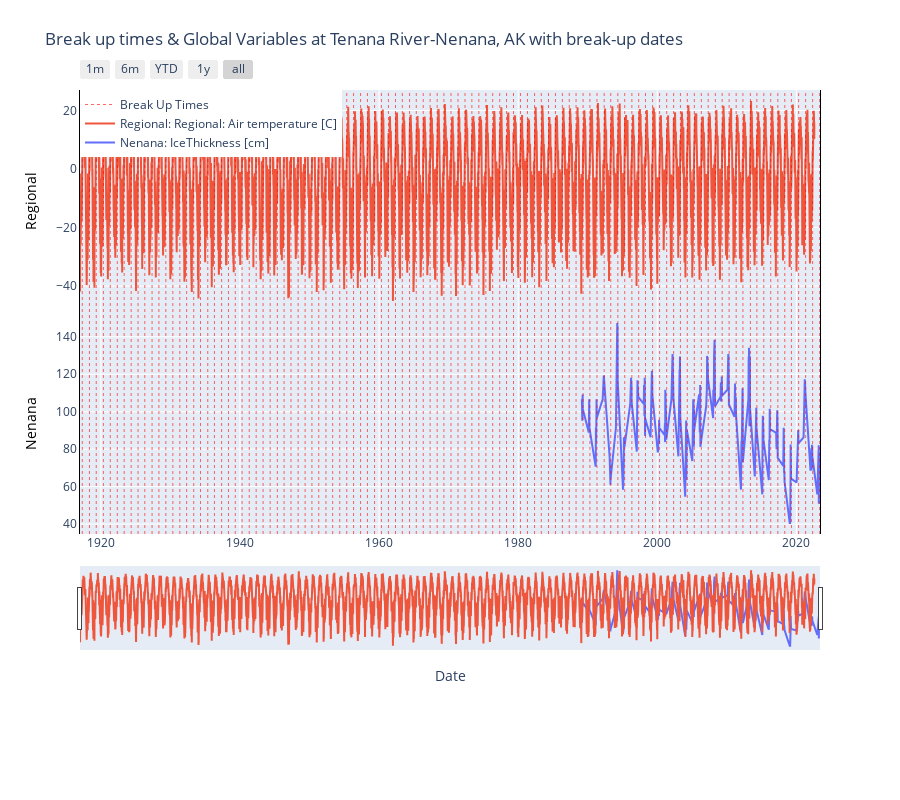

Here is the notebook cell this chart was saved with:
### Markdown cell above
Instead of vectoring the code and applying the function to the whole time-series, we will group the data by year and apply it to each year. 

Lets use the interactive function so we can zoom-in/scroll to get a better feeling for the data.

### Code cell
column_groups = {
    'Nenana': ['IceThickness [cm]'],
    'Regional':['Regional: Air temperature [C]']}

# Plot the specified columns with default y_domains and focus on a specific date
plot_columns_interactive(Data, column_groups, title="Break up times & Global Variables at Tenana River-Nenana, AK with break-up dates")

### Figure 1 — Plotly figure (JSON) as saved in the notebook; plotly's stock layout.template omitted (floating-point values rounded to 4 significant figures; data arrays with more than 128 entries replaced by an {"elided": "..."} marker saying what was removed)
{"data": [{"mode": "lines", "name": "Nenana: IceThickness [cm]", "type": "scatter", "x": {"elided": "461 str values"}, "y": {"elided": "461 float values"}, "yaxis": "y"}, {"mode": "lines", "name": "Regional: Regional: Air temperature [C]", "type": "scatter", "x": {"elided": "38563 str values"}, "y": {"elided": "38563 float values"}, "yaxis": "y2"}, {"hoverinfo": "none", "line": {"color": "red", "dash": "dot", "width": 0.6}, "mode": "lines", "name": "Break Up Times", "showlegend": true, "type": "scatter", "x": [null], "y": [null]}], "layout": {"dragmode": "zoom", "height": 800, "hovermode": "x", "legend": {"orientation": "v", "traceorder": "reversed", "x": 0, "xanchor": "left", "y": 1, "yanchor": "top"}, "margin": {"b": 150, "t": 90}, "shapes": [{"line": {"color": "red", "dash": "dot", "width": 0.6}, "name": "break up times", "type": "line", "x0": "1917-04-30T11:30:00", "x1": "1917-04-30T11:30:00", "xref": "x", "y0": 0, "y1": 1, "yref": "paper"}, {"line": {"color": "red", "dash": "dot", "width": 0.6}, "name": "break up times", "type": "line", "x0": "1918-05-11T09:33:00", "x1": "1918-05-11T09:33:00", "xref": "x", "y0": 0, "y1": 1, "yref": "paper"}, {"line": {"color": "red", "dash": "dot", "width": 0.6}, "name": "break up times", "type": "line", "x0": "1919-05-03T14:33:00", "x1": "1919-05-03T14:33:00", "xref": "x", "y0": 0, "y1": 1, "yref": "paper"}, {"line": {"color": "red", "dash": "dot", "width": 0.6}, "name": "break up times", "type": "line", "x0": "1920-05-11T10:46:00", "x1": "1920-05-11T10:46:00", "xref": "x", "y0": 0, "y1": 1, "yref": "paper"}, {"line": {"color": "red", "dash": "dot", "width": 0.6}, "name": "break up times", "type": "line", "x0": "1921-05-11T06:42:00", "x1": "1921-05-11T06:42:00", "xref": "x", "y0": 0, "y1": 1, "yref": "paper"}, {"line": {"color": "red", "dash": "dot", "width": 0.6}, "name": "break up times", "type": "line", "x0": "1922-05-12T13:20:00", "x1": "1922-05-12T13:20:00", "xref": "x", "y0": 0, "y1": 1, "yref": "paper"}, {"line": {"color": "red", "dash": "dot", "width": 0.6}, "name": "break up times", "type": "line", "x0": "1923-05-09T02:00:00", "x1": "1923-05-09T02:00:00", "xref": "x", "y0": 0, "y1": 1, "yref": "paper"}, {"line": {"color": "red", "dash": "dot", "width": 0.6}, "name": "break up times", "type": "line", "x0": "1924-05-11T15:10:00", "x1": "1924-05-11T15:10:00", "xref": "x", "y0": 0, "y1": 1, "yref": "paper"}, {"line": {"color": "red", "dash": "dot", "width": 0.6}, "name": "break up times", "type": "line", "x0": "1925-05-07T18:32:00", "x1": "1925-05-07T18:32:00", "xref": "x", "y0": 0, "y1": 1, "yref": "paper"}, {"line": {"color": "red", "dash": "dot", "width": 0.6}, "name": "break up times", "type": "line", "x0": "1926-04-26T16:03:00", "x1": "1926-04-26T16:03:00", "xref": "x", "y0": 0, "y1": 1, "yref": "paper"}, {"line": {"color": "red", "dash": "dot", "width": 0.6}, "name": "break up times", "type": "line", "x0": "1927-05-13T05:42:00", "x1": "1927-05-13T05:42:00", "xref": "x", "y0": 0, "y1": 1, "yref": "paper"}, {"line": {"color": "red", "dash": "dot", "width": 0.6}, "name": "break up times", "type": "line", "x0": "1928-05-06T16:25:00", "x1": "1928-05-06T16:25:00", "xref": "x", "y0": 0, "y1": 1, "yref": "paper"}, {"line": {"color": "red", "dash": "dot", "width": 0.6}, "name": "break up times", "type": "line", "x0": "1929-05-05T15:41:00", "x1": "1929-05-05T15:41:00", "xref": "x", "y0": 0, "y1": 1, "yref": "paper"}, {"line": {"color": "red", "dash": "dot", "width": 0.6}, "name": "break up times", "type": "line", "x0": "1930-05-08T19:03:00", "x1": "1930-05-08T19:03:00", "xref": "x", "y0": 0, "y1": 1, "yref": "paper"}, {"line": {"color": "red", "dash": "dot", "width": 0.6}, "name": "break up times", "type": "line", "x0": "1931-05-10T09:23:00", "x1": "1931-05-10T09:23:00", "xref": "x", "y0": 0, "y1": 1, "yref": "paper"}, {"line": {"color": "red", "dash": "dot", "width": 0.6}, "name": "break up times", "type": "line", "x0": "1932-05-01T10:15:00", "x1": "1932-05-01T10:15:00", "xref": "x", "y0": 0, "y1": 1, "yref": "paper"}, {"line": {"color": "red", "dash": "dot", "width": 0.6}, "name": "break up times", "type": "line", "x0": "1933-05-08T19:30:00", "x1": "1933-05-08T19:30:00", "xref": "x", "y0": 0, "y1": 1, "yref": "paper"}, {"line": {"color": "red", "dash": "dot", "width": 0.6}, "name": "break up times", "type": "line", "x0": "1934-04-30T14:07:00", "x1": "1934-04-30T14:07:00", "xref": "x", "y0": 0, "y1": 1, "yref": "paper"}, {"line": {"color": "red", "dash": "dot", "width": 0.6}, "name": "break up times", "type": "line", "x0": "1935-05-15T13:32:00", "x1": "1935-05-15T13:32:00", "xref": "x", "y0": 0, "y1": 1, "yref": "paper"}, {"line": {"color": "red", "dash": "dot", "width": 0.6}, "name": "break up times", "type": "line", "x0": "1936-04-30T12:58:00", "x1": "1936-04-30T12:58:00", "xref": "x", "y0": 0, "y1": 1, "yref": "paper"}, {"line": {"color": "red", "dash": "dot", "width": 0.6}, "name": "break up times", "type": "line", "x0": "1937-05-12T20:04:00", "x1": "1937-05-12T20:04:00", "xref": "x", "y0": 0, "y1": 1, "yref": "paper"}, {"line": {"color": "red", "dash": "dot", "width": 0.6}, "name": "break up times", "type": "line", "x0": "1938-05-06T20:14:00", "x1": "1938-05-06T20:14:00", "xref": "x", "y0": 0, "y1": 1, "yref": "paper"}, {"line": {"color": "red", "dash": "dot", "width": 0.6}, "name": "break up times", "type": "line", "x0": "1939-04-29T13:26:00", "x1": "1939-04-29T13:26:00", "xref": "x", "y0": 0, "y1": 1, "yref": "paper"}, {"line": {"color": "red", "dash": "dot", "width": 0.6}, "name": "break up times", "type": "line", "x0": "1940-04-20T15:27:00", "x1": "1940-04-20T15:27:00", "xref": "x", "y0": 0, "y1": 1, "yref": "paper"}, {"line": {"color": "red", "dash": "dot", "width": 0.6}, "name": "break up times", "type": "line", "x0": "1941-05-03T01:50:00", "x1": "1941-05-03T01:50:00", "xref": "x", "y0": 0, "y1": 1, "yref": "paper"}, {"line": {"color": "red", "dash": "dot", "width": 0.6}, "name": "break up times", "type": "line", "x0": "1942-04-30T13:28:00", "x1": "1942-04-30T13:28:00", "xref": "x", "y0": 0, "y1": 1, "yref": "paper"}, {"line": {"color": "red", "dash": "dot", "width": 0.6}, "name": "break up times", "type": "line", "x0": "1943-04-28T19:22:00", "x1": "1943-04-28T19:22:00", "xref": "x", "y0": 0, "y1": 1, "yref": "paper"}, {"line": {"color": "red", "dash": "dot", "width": 0.6}, "name": "break up times", "type": "line", "x0": "1944-05-04T14:08:00", "x1": "1944-05-04T14:08:00", "xref": "x", "y0": 0, "y1": 1, "yref": "paper"}, {"line": {"color": "red", "dash": "dot", "width": 0.6}, "name": "break up times", "type": "line", "x0": "1945-05-16T09:41:00", "x1": "1945-05-16T09:41:00", "xref": "x", "y0": 0, "y1": 1, "yref": "paper"}, {"line": {"color": "red", "dash": "dot", "width": 0.6}, "name": "break up times", "type": "line", "x0": "1946-05-05T16:40:00", "x1": "1946-05-05T16:40:00", "xref": "x", "y0": 0, "y1": 1, "yref": "paper"}, {"line": {"color": "red", "dash": "dot", "width": 0.6}, "name": "break up times", "type": "line", "x0": "1947-05-03T17:53:00", "x1": "1947-05-03T17:53:00", "xref": "x", "y0": 0, "y1": 1, "yref": "paper"}, {"line": {"color": "red", "dash": "dot", "width": 0.6}, "name": "break up times", "type": "line", "x0": "1948-05-13T11:13:00", "x1": "1948-05-13T11:13:00", "xref": "x", "y0": 0, "y1": 1, "yref": "paper"}, {"line": {"color": "red", "dash": "dot", "width": 0.6}, "name": "break up times", "type": "line", "x0": "1949-05-14T12:39:00", "x1": "1949-05-14T12:39:00", "xref": "x", "y0": 0, "y1": 1, "yref": "paper"}, {"line": {"color": "red", "dash": "dot", "width": 0.6}, "name": "break up times", "type": "line", "x0": "1950-05-06T16:14:00", "x1": "1950-05-06T16:14:00", "xref": "x", "y0": 0, "y1": 1, "yref": "paper"}, {"line": {"color": "red", "dash": "dot", "width": 0.6}, "name": "break up times", "type": "line", "x0": "1951-04-30T17:54:00", "x1": "1951-04-30T17:54:00", "xref": "x", "y0": 0, "y1": 1, "yref": "paper"}, {"line": {"color": "red", "dash": "dot", "width": 0.6}, "name": "break up times", "type": "line", "x0": "1952-05-12T17:04:00", "x1": "1952-05-12T17:04:00", "xref": "x", "y0": 0, "y1": 1, "yref": "paper"}, {"line": {"color": "red", "dash": "dot", "width": 0.6}, "name": "break up times", "type": "line", "x0": "1953-04-29T15:54:00", "x1": "1953-04-29T15:54:00", "xref": "x", "y0": 0, "y1": 1, "yref": "paper"}, {"line": {"color": "red", "dash": "dot", "width": 0.6}, "name": "break up times", "type": "line", "x0": "1954-05-06T18:01:00", "x1": "1954-05-06T18:01:00", "xref": "x", "y0": 0, "y1": 1, "yref": "paper"}, {"line": {"color": "red", "dash": "dot", "width": 0.6}, "name": "break up times", "type": "line", "x0": "1955-05-09T14:13:00", "x1": "1955-05-09T14:13:00", "xref": "x", "y0": 0, "y1": 1, "yref": "paper"}, {"line": {"color": "red", "dash": "dot", "width": 0.6}, "name": "break up times", "type": "line", "x0": "1956-05-01T23:24:00", "x1": "1956-05-01T23:24:00", "xref": "x", "y0": 0, "y1": 1, "yref": "paper"}, {"line": {"color": "red", "dash": "dot", "width": 0.6}, "name": "break up times", "type": "line", "x0": "1957-05-05T09:30:00", "x1": "1957-05-05T09:30:00", "xref": "x", "y0": 0, "y1": 1, "yref": "paper"}, {"line": {"color": "red", "dash": "dot", "width": 0.6}, "name": "break up times", "type": "line", "x0": "1958-04-29T14:56:00", "x1": "1958-04-29T14:56:00", "xref": "x", "y0": 0, "y1": 1, "yref": "paper"}, {"line": {"color": "red", "dash": "dot", "width": 0.6}, "name": "break up times", "type": "line", "x0": "1959-05-08T11:26:00", "x1": "1959-05-08T11:26:00", "xref": "x", "y0": 0, "y1": 1, "yref": "paper"}, {"line": {"color": "red", "dash": "dot", "width": 0.6}, "name": "break up times", "type": "line", "x0": "1960-05-02T19:12:00", "x1": "1960-05-02T19:12:00", "xref": "x", "y0": 0, "y1": 1, "yref": "paper"}, {"line": {"color": "red", "dash": "dot", "width": 0.6}, "name": "break up times", "type": "line", "x0": "1961-05-05T11:31:00", "x1": "1961-05-05T11:31:00", "xref": "x", "y0": 0, "y1": 1, "yref": "paper"}, {"line": {"color": "red", "dash": "dot", "width": 0.6}, "name": "break up times", "type": "line", "x0": "1962-05-12T23:23:00", "x1": "1962-05-12T23:23:00", "xref": "x", "y0": 0, "y1": 1, "yref": "paper"}, {"line": {"color": "red", "dash": "dot", "width": 0.6}, "name": "break up times", "type": "line", "x0": "1963-05-05T18:25:00", "x1": "1963-05-05T18:25:00", "xref": "x", "y0": 0, "y1": 1, "yref": "paper"}, {"line": {"color": "red", "dash": "dot", "width": 0.6}, "name": "break up times", "type": "line", "x0": "1964-05-20T11:41:00", "x1": "1964-05-20T11:41:00", "xref": "x", "y0": 0, "y1": 1, "yref": "paper"}, {"line": {"color": "red", "dash": "dot", "width": 0.6}, "name": "break up times", "type": "line", "x0": "1965-05-07T19:01:00", "x1": "1965-05-07T19:01:00", "xref": "x", "y0": 0, "y1": 1, "yref": "paper"}, {"line": {"color": "red", "dash": "dot", "width": 0.6}, "name": "break up times", "type": "line", "x0": "1966-05-08T12:11:00", "x1": "1966-05-08T12:11:00", "xref": "x", "y0": 0, "y1": 1, "yref": "paper"}, {"line": {"color": "red", "dash": "dot", "width": 0.6}, "name": "break up times", "type": "line", "x0": "1967-05-04T11:55:00", "x1": "1967-05-04T11:55:00", "xref": "x", "y0": 0, "y1": 1, "yref": "paper"}, {"line": {"color": "red", "dash": "dot", "width": 0.6}, "name": "break up times", "type": "line", "x0": "1968-05-08T09:26:00", "x1": "1968-05-08T09:26:00", "xref": "x", "y0": 0, "y1": 1, "yref": "paper"}, {"line": {"color": "red", "dash": "dot", "width": 0.6}, "name": "break up times", "type": "line", "x0": "1969-04-28T12:28:00", "x1": "1969-04-28T12:28:00", "xref": "x", "y0": 0, "y1": 1, "yref": "paper"}, {"line": {"color": "red", "dash": "dot", "width": 0.6}, "name": "break up times", "type": "line", "x0": "1970-05-04T10:37:00", "x1": "1970-05-04T10:37:00", "xref": "x", "y0": 0, "y1": 1, "yref": "paper"}, {"line": {"color": "red", "dash": "dot", "width": 0.6}, "name": "break up times", "type": "line", "x0": "1971-05-08T21:31:00", "x1": "1971-05-08T21:31:00", "xref": "x", "y0": 0, "y1": 1, "yref": "paper"}, {"line": {"color": "red", "dash": "dot", "width": 0.6}, "name": "break up times", "type": "line", "x0": "1972-05-10T11:56:00", "x1": "1972-05-10T11:56:00", "xref": "x", "y0": 0, "y1": 1, "yref": "paper"}, {"line": {"color": "red", "dash": "dot", "width": 0.6}, "name": "break up times", "type": "line", "x0": "1973-05-04T11:59:00", "x1": "1973-05-04T11:59:00", "xref": "x", "y0": 0, "y1": 1, "yref": "paper"}, {"line": {"color": "red", "dash": "dot", "width": 0.6}, "name": "break up times", "type": "line", "x0": "1974-05-06T15:44:00", "x1": "1974-05-06T15:44:00", "xref": "x", "y0": 0, "y1": 1, "yref": "paper"}, {"line": {"color": "red", "dash": "dot", "width": 0.6}, "name": "break up times", "type": "line", "x0": "1975-05-10T13:49:00", "x1": "1975-05-10T13:49:00", "xref": "x", "y0": 0, "y1": 1, "yref": "paper"}, {"line": {"color": "red", "dash": "dot", "width": 0.6}, "name": "break up times", "type": "line", "x0": "1976-05-02T10:51:00", "x1": "1976-05-02T10:51:00", "xref": "x", "y0": 0, "y1": 1, "yref": "paper"}, {"line": {"color": "red", "dash": "dot", "width": 0.6}, "name": "break up times", "type": "line", "x0": "1977-05-06T12:46:00", "x1": "1977-05-06T12:46:00", "xref": "x", "y0": 0, "y1": 1, "yref": "paper"}, {"line": {"color": "red", "dash": "dot", "width": 0.6}, "name": "break up times", "type": "line", "x0": "1978-04-30T15:18:00", "x1": "1978-04-30T15:18:00", "xref": "x", "y0": 0, "y1": 1, "yref": "paper"}, {"line": {"color": "red", "dash": "dot", "width": 0.6}, "name": "break up times", "type": "line", "x0": "1979-04-30T18:16:00", "x1": "1979-04-30T18:16:00", "xref": "x", "y0": 0, "y1": 1, "yref": "paper"}, {"line": {"color": "red", "dash": "dot", "width": 0.6}, "name": "break up times", "type": "line", "x0": "1980-04-29T13:16:00", "x1": "1980-04-29T13:16:00", "xref": "x", "y0": 0, "y1": 1, "yref": "paper"}, {"line": {"color": "red", "dash": "dot", "width": 0.6}, "name": "break up times", "type": "line", "x0": "1981-04-30T18:44:00", "x1": "1981-04-30T18:44:00", "xref": "x", "y0": 0, "y1": 1, "yref": "paper"}, {"line": {"color": "red", "dash": "dot", "width": 0.6}, "name": "break up times", "type": "line", "x0": "1982-05-10T17:36:00", "x1": "1982-05-10T17:36:00", "xref": "x", "y0": 0, "y1": 1, "yref": "paper"}, {"line": {"color": "red", "dash": "dot", "width": 0.6}, "name": "break up times", "type": "line", "x0": "1983-04-29T18:37:00", "x1": "1983-04-29T18:37:00", "xref": "x", "y0": 0, "y1": 1, "yref": "paper"}, {"line": {"color": "red", "dash": "dot", "width": 0.6}, "name": "break up times", "type": "line", "x0": "1984-05-09T15:33:00", "x1": "1984-05-09T15:33:00", "xref": "x", "y0": 0, "y1": 1, "yref": "paper"}, {"line": {"color": "red", "dash": "dot", "width": 0.6}, "name": "break up times", "type": "line", "x0": "1985-05-11T14:36:00", "x1": "1985-05-11T14:36:00", "xref": "x", "y0": 0, "y1": 1, "yref": "paper"}, {"line": {"color": "red", "dash": "dot", "width": 0.6}, "name": "break up times", "type": "line", "x0": "1986-05-08T22:50:00", "x1": "1986-05-08T22:50:00", "xref": "x", "y0": 0, "y1": 1, "yref": "paper"}, {"line": {"color": "red", "dash": "dot", "width": 0.6}, "name": "break up times", "type": "line", "x0": "1987-05-05T15:11:00", "x1": "1987-05-05T15:11:00", "xref": "x", "y0": 0, "y1": 1, "yref": "paper"}, {"line": {"color": "red", "dash": "dot", "width": 0.6}, "name": "break up times", "type": "line", "x0": "1988-04-27T09:15:00", "x1": "1988-04-27T09:15:00", "xref": "x", "y0": 0, "y1": 1, "yref": "paper"}, {"line": {"color": "red", "dash": "dot", "width": 0.6}, "name": "break up times", "type": "line", "x0": "1989-05-01T20:14:00", "x1": "1989-05-01T20:14:00", "xref": "x", "y0": 0, "y1": 1, "yref": "paper"}, {"line": {"color": "red", "dash": "dot", "width": 0.6}, "name": "break up times", "type": "line", "x0": "1990-04-24T17:19:00", "x1": "1990-04-24T17:19:00", "xref": "x", "y0": 0, "y1": 1, "yref": "paper"}, {"line": {"color": "red", "dash": "dot", "width": 0.6}, "name": "break up times", "type": "line", "x0": "1991-05-01T00:04:00", "x1": "1991-05-01T00:04:00", "xref": "x", "y0": 0, "y1": 1, "yref": "paper"}, {"line": {"color": "red", "dash": "dot", "width": 0.6}, "name": "break up times", "type": "line", "x0": "1992-05-14T06:26:00", "x1": "1992-05-14T06:26:00", "xref": "x", "y0": 0, "y1": 1, "yref": "paper"}, {"line": {"color": "red", "dash": "dot", "width": 0.6}, "name": "break up times", "type": "line", "x0": "1993-04-23T13:01:00", "x1": "1993-04-23T13:01:00", "xref": "x", "y0": 0, "y1": 1, "yref": "paper"}, {"line": {"color": "red", "dash": "dot", "width": 0.6}, "name": "break up times", "type": "line", "x0": "1994-04-29T23:01:00", "x1": "1994-04-29T23:01:00", "xref": "x", "y0": 0, "y1": 1, "yref": "paper"}, {"line": {"color": "red", "dash": "dot", "width": 0.6}, "name": "break up times", "type": "line", "x0": "1995-04-26T13:22:00", "x1": "1995-04-26T13:22:00", "xref": "x", "y0": 0, "y1": 1, "yref": "paper"}, {"line": {"color": "red", "dash": "dot", "width": 0.6}, "name": "break up times", "type": "line", "x0": "1996-05-05T12:32:00", "x1": "1996-05-05T12:32:00", "xref": "x", "y0": 0, "y1": 1, "yref": "paper"}, {"line": {"color": "red", "dash": "dot", "width": 0.6}, "name": "break up times", "type": "line", "x0": "1997-04-30T10:28:00", "x1": "1997-04-30T10:28:00", "xref": "x", "y0": 0, "y1": 1, "yref": "paper"}, {"line": {"color": "red", "dash": "dot", "width": 0.6}, "name": "break up times", "type": "line", "x0": "1998-04-20T16:54:00", "x1": "1998-04-20T16:54:00", "xref": "x", "y0": 0, "y1": 1, "yref": "paper"}, {"line": {"color": "red", "dash": "dot", "width": 0.6}, "name": "break up times", "type": "line", "x0": "1999-04-29T21:47:00", "x1": "1999-04-29T21:47:00", "xref": "x", "y0": 0, "y1": 1, "yref": "paper"}, {"line": {"color": "red", "dash": "dot", "width": 0.6}, "name": "break up times", "type": "line", "x0": "2000-05-01T10:47:00", "x1": "2000-05-01T10:47:00", "xref": "x", "y0": 0, "y1": 1, "yref": "paper"}, {"line": {"color": "red", "dash": "dot", "width": 0.6}, "name": "break up times", "type": "line", "x0": "2001-05-08T13:00:00", "x1": "2001-05-08T13:00:00", "xref": "x", "y0": 0, "y1": 1, "yref": "paper"}, {"line": {"color": "red", "dash": "dot", "width": 0.6}, "name": "break up times", "type": "line", "x0": "2002-05-07T21:27:00", "x1": "2002-05-07T21:27:00", "xref": "x", "y0": 0, "y1": 1, "yref": "paper"}, {"line": {"color": "red", "dash": "dot", "width": 0.6}, "name": "break up times", "type": "line", "x0": "2003-04-29T18:22:00", "x1": "2003-04-29T18:22:00", "xref": "x", "y0": 0, "y1": 1, "yref": "paper"}, {"line": {"color": "red", "dash": "dot", "width": 0.6}, "name": "break up times", "type": "line", "x0": "2004-04-24T14:16:00", "x1": "2004-04-24T14:16:00", "xref": "x", "y0": 0, "y1": 1, "yref": "paper"}, {"line": {"color": "red", "dash": "dot", "width": 0.6}, "name": "break up times", "type": "line", "x0": "2005-04-28T12:01:00", "x1": "2005-04-28T12:01:00", "xref": "x", "y0": 0, "y1": 1, "yref": "paper"}, {"line": {"color": "red", "dash": "dot", "width": 0.6}, "name": "break up times", "type": "line", "x0": "2006-05-02T17:29:00", "x1": "2006-05-02T17:29:00", "xref": "x", "y0": 0, "y1": 1, "yref": "paper"}, {"line": {"color": "red", "dash": "dot", "width": 0.6}, "name": "break up times", "type": "line", "x0": "2007-04-27T15:47:00", "x1": "2007-04-27T15:47:00", "xref": "x", "y0": 0, "y1": 1, "yref": "paper"}, {"line": {"color": "red", "dash": "dot", "width": 0.6}, "name": "break up times", "type": "line", "x0": "2008-05-06T22:53:00", "x1": "2008-05-06T22:53:00", "xref": "x", "y0": 0, "y1": 1, "yref": "paper"}, {"line": {"color": "red", "dash": "dot", "width": 0.6}, "name": "break up times", "type": "line", "x0": "2009-05-01T20:41:00", "x1": "2009-05-01T20:41:00", "xref": "x", "y0": 0, "y1": 1, "yref": "paper"}, {"line": {"color": "red", "dash": "dot", "width": 0.6}, "name": "break up times", "type": "line", "x0": "2010-04-29T09:06:00", "x1": "2010-04-29T09:06:00", "xref": "x", "y0": 0, "y1": 1, "yref": "paper"}, {"line": {"color": "red", "dash": "dot", "width": 0.6}, "name": "break up times", "type": "line", "x0": "2011-05-04T16:24:00", "x1": "2011-05-04T16:24:00", "xref": "x", "y0": 0, "y1": 1, "yref": "paper"}, {"line": {"color": "red", "dash": "dot", "width": 0.6}, "name": "break up times", "type": "line", "x0": "2012-04-23T19:39:00", "x1": "2012-04-23T19:39:00", "xref": "x", "y0": 0, "y1": 1, "yref": "paper"}, {"line": {"color": "red", "dash": "dot", "width": 0.6}, "name": "break up times", "type": "line", "x0": "2013-05-20T14:41:00", "x1": "2013-05-20T14:41:00", "xref": "x", "y0": 0, "y1": 1, "yref": "paper"}, {"line": {"color": "red", "dash": "dot", "width": 0.6}, "name": "break up times", "type": "line", "x0": "2014-04-25T15:48:00", "x1": "2014-04-25T15:48:00", "xref": "x", "y0": 0, "y1": 1, "yref": "paper"}, {"line": {"color": "red", "dash": "dot", "width": 0.6}, "name": "break up times", "type": "line", "x0": "2015-04-24T14:25:00", "x1": "2015-04-24T14:25:00", "xref": "x", "y0": 0, "y1": 1, "yref": "paper"}, {"line": {"color": "red", "dash": "dot", "width": 0.6}, "name": "break up times", "type": "line", "x0": "2016-04-23T15:39:00", "x1": "2016-04-23T15:39:00", "xref": "x", "y0": 0, "y1": 1, "yref": "paper"}, {"line": {"color": "red", "dash": "dot", "width": 0.6}, "name": "break up times", "type": "line", "x0": "2017-05-01T12:00:00", "x1": "2017-05-01T12:00:00", "xref": "x", "y0": 0, "y1": 1, "yref": "paper"}, {"line": {"color": "red", "dash": "dot", "width": 0.6}, "name": "break up times", "type": "line", "x0": "2018-05-01T13:18:00", "x1": "2018-05-01T13:18:00", "xref": "x", "y0": 0, "y1": 1, "yref": "paper"}, {"line": {"color": "red", "dash": "dot", "width": 0.6}, "name": "break up times", "type": "line", "x0": "2019-04-14T12:21:00", "x1": "2019-04-14T12:21:00", "xref": "x", "y0": 0, "y1": 1, "yref": "paper"}, {"line": {"color": "red", "dash": "dot", "width": 0.6}, "name": "break up times", "type": "line", "x0": "2020-04-28T00:56:00", "x1": "2020-04-28T00:56:00", "xref": "x", "y0": 0, "y1": 1, "yref": "paper"}, {"line": {"color": "red", "dash": "dot", "width": 0.6}, "name": "break up times", "type": "line", "x0": "2021-05-01T00:50:00", "x1": "2021-05-01T00:50:00", "xref": "x", "y0": 0, "y1": 1, "yref": "paper"}, {"line": {"color": "red", "dash": "dot", "width": 0.6}, "name": "break up times", "type": "line", "x0": "2022-05-02T18:27:00", "x1": "2022-05-02T18:27:00", "xref": "x", "y0": 0, "y1": 1, "yref": "paper"}, {"line": {"color": "red", "dash": "dot", "width": 0.6}, "name": "break up times", "type": "line", "x0": "2023-05-08T16:01:00", "x1": "2023-05-08T16:01:00", "xref": "x", "y0": 0, "y1": 1, "yref": "paper"}], "title": {"text": "Break up times & Global Variables at Tenana River-Nenana, AK with break-up dates"}, "xaxis": {"rangeselector": {"buttons": [{"count": 1, "label": "1m", "step": "month", "stepmode": "backward"}, {"count": 6, "label": "6m", "step": "month", "stepmode": "backward"}, {"count": 1, "label": "YTD", "step": "year", "stepmode": "todate"}, {"count": 1, "label": "1y", "step": "year", "stepmode": "backward"}, {"step": "all"}]}, "rangeslider": {"visible": true}, "title": {"text": "Date"}, "type": "date"}, "yaxis": {"anchor": "x", "domain": [0, 0.5], "linecolor": "black", "mirror": true, "overlaying": "y", "showline": true, "side": "left", "tickmode": "auto", "ticks": "", "title": {"font": {"color": "black"}, "text": "Nenana"}, "type": "linear", "zeroline": false}, "yaxis2": {"anchor": "x", "domain": [0.5, 1], "linecolor": "black", "mirror": true, "overlaying": "y", "showline": true, "side": "left", "tickmode": "auto", "ticks": "", "title": {"font": {"color": "black"}, "text": "Regional"}, "type": "linear", "zeroline": false}}}
